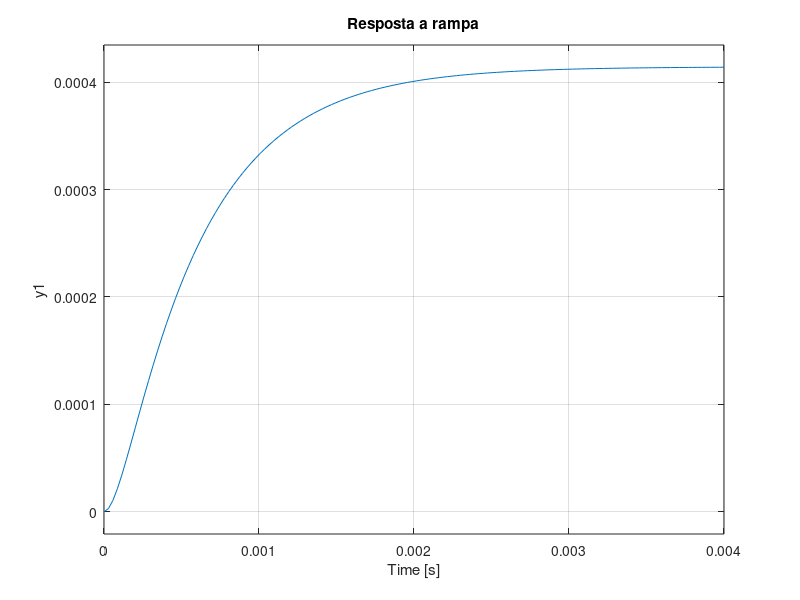
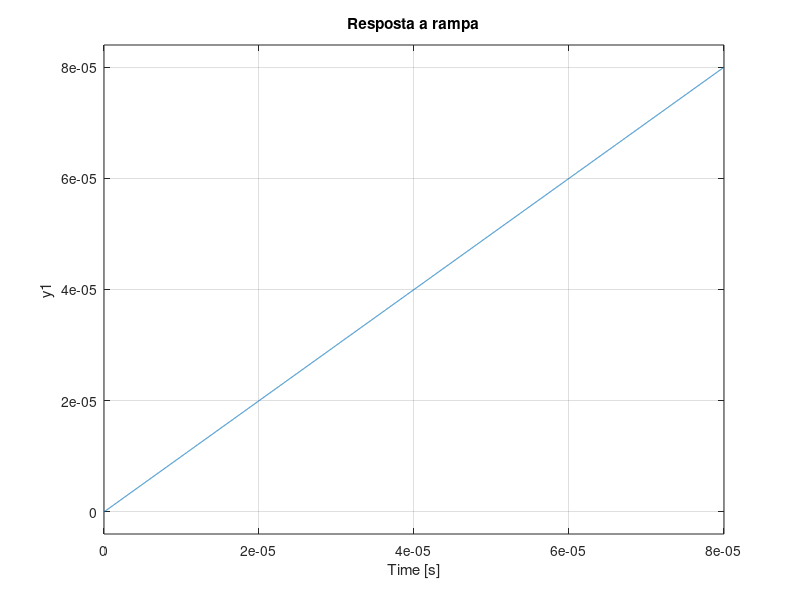
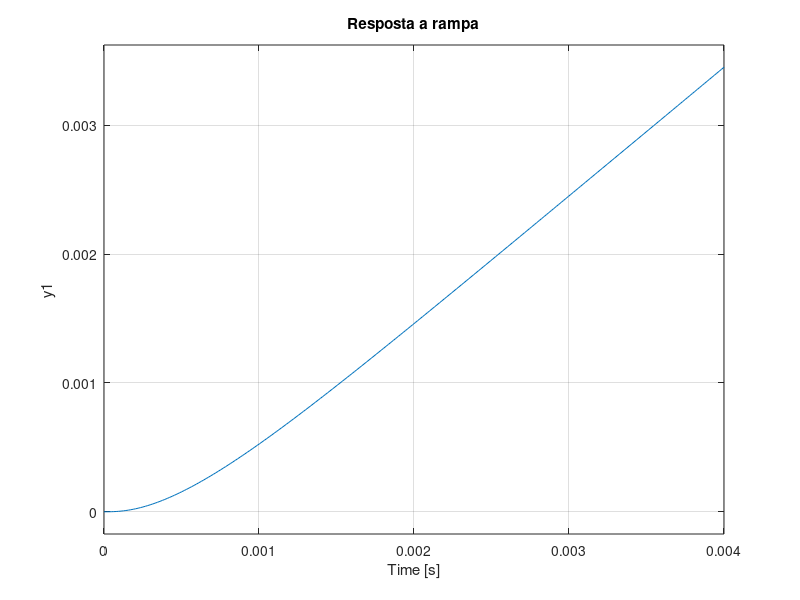
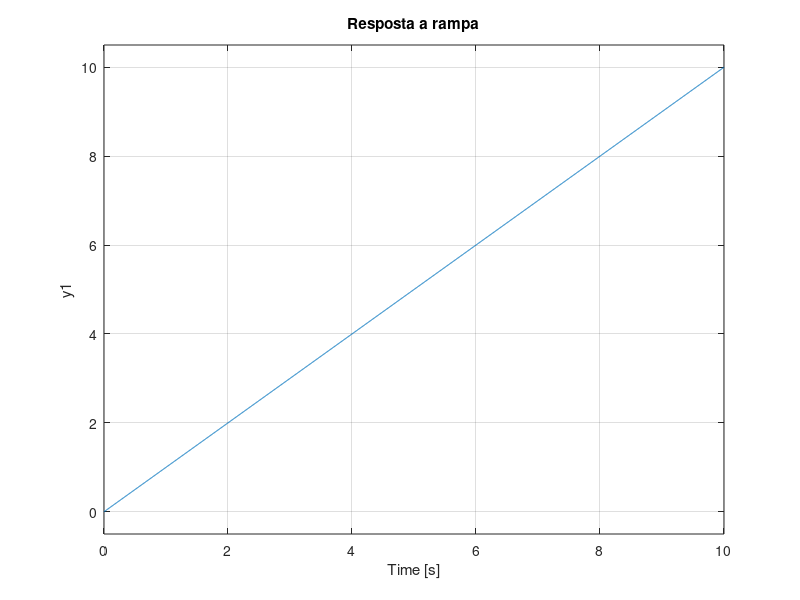

MATLAB code to generate these figures, in order:
clear all;
close all;

s = tf('s');

figure;
h1 = tf([0 2.32 0], [0.000285824 3.6192 5600]);
step(h1/s);
title('Resposta a rampa');

figure;
h2 = tf([0 2.2 0], [0.000000051 2.20022 1]);
step(h2/s);
title('Resposta a rampa');

figure;
h3 = tf([0 0 1], [0.000000025 0.00055 1]);
step(h3/s);
title('Resposta a rampa');

figure;
h4 = tf([0 0 1], [0 0 1]);
step(h4/s);
title('Resposta a rampa');

figure;
h5 = tf([0 0 1], [0 -0.05 0]);
step(h5/s);
title('Resposta a rampa');
